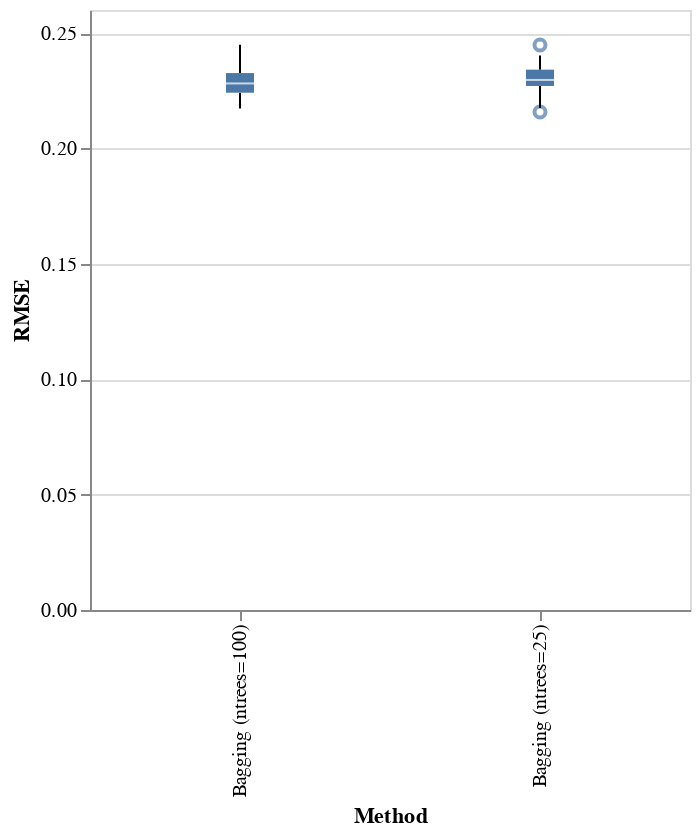

Source (notebook cell):
### Markdown cell above
This looks promising! But what do the statistics tell us?

### Code cell
import altair as alt

alt.Chart(results).mark_boxplot().encode(
    alt.Y("RMSE:Q"),
    x='Method',
).properties(width=300)

### Figure 1 — Vega-Lite specification as saved in the notebook (floating-point values rounded to 4 significant figures)
{"config": {"view": {"continuousWidth": 400, "continuousHeight": 300}}, "data": {"name": "data-fe674fbc808d6171624372f3e5a08cb2"}, "mark": "boxplot", "encoding": {"x": {"field": "Method", "type": "nominal"}, "y": {"field": "RMSE", "type": "quantitative"}}, "width": 300, "$schema": "https://vega.github.io/schema/vega-lite/v4.17.0.json", "datasets": {"data-fe674fbc808d6171624372f3e5a08cb2": [{"RMSE": 0.2178, "Method": "Bagging (ntrees=100)"}, {"RMSE": 0.2322, "Method": "Bagging (ntrees=100)"}, {"RMSE": 0.2286, "Method": "Bagging (ntrees=100)"}, {"RMSE": 0.2203, "Method": "Bagging (ntrees=100)"}, {"RMSE": 0.2232, "Method": "Bagging (ntrees=100)"}, {"RMSE": 0.2293, "Method": "Bagging (ntrees=100)"}, {"RMSE": 0.2389, "Method": "Bagging (ntrees=100)"}, {"RMSE": 0.2253, "Method": "Bagging (ntrees=100)"}, {"RMSE": 0.2277, "Method": "Bagging (ntrees=100)"}, {"RMSE": 0.2356, "Method": "Bagging (ntrees=100)"}, {"RMSE": 0.2386, "Method": "Bagging (ntrees=100)"}, {"RMSE": 0.2258, "Method": "Bagging (ntrees=100)"}, {"RMSE": 0.2292, "Method": "Bagging (ntrees=100)"}, {"RMSE": 0.2286, "Method": "Bagging (ntrees=100)"}, {"RMSE": 0.2231, "Method": "Bagging (ntrees=100)"}, {"RMSE": 0.2267, "Method": "Bagging (ntrees=100)"}, {"RMSE": 0.2351, "Method": "Bagging (ntrees=100)"}, {"RMSE": 0.2249, "Method": "Bagging (ntrees=100)"}, {"RMSE": 0.2259, "Method": "Bagging (ntrees=100)"}, {"RMSE": 0.2192, "Method": "Bagging (ntrees=100)"}, {"RMSE": 0.2238, "Method": "Bagging (ntrees=100)"}, {"RMSE": 0.2276, "Method": "Bagging (ntrees=100)"}, {"RMSE": 0.2309, "Method": "Bagging (ntrees=100)"}, {"RMSE": 0.2275, "Method": "Bagging (ntrees=100)"}, {"RMSE": 0.2276, "Method": "Bagging (ntrees=100)"}, {"RMSE": 0.2343, "Method": "Bagging (ntrees=100)"}, {"RMSE": 0.2231, "Method": "Bagging (ntrees=100)"}, {"RMSE": 0.2311, "Method": "Bagging (ntrees=100)"}, {"RMSE": 0.2328, "Method": "Bagging (ntrees=100)"}, {"RMSE": 0.2381, "Method": "Bagging (ntrees=100)"}, {"RMSE": 0.2337, "Method": "Bagging (ntrees=100)"}, {"RMSE": 0.2239, "Method": "Bagging (ntrees=100)"}, {"RMSE": 0.2215, "Method": "Bagging (ntrees=100)"}, {"RMSE": 0.2292, "Method": "Bagging (ntrees=100)"}, {"RMSE": 0.219, "Method": "Bagging (ntrees=100)"}, {"RMSE": 0.2336, "Method": "Bagging (ntrees=100)"}, {"RMSE": 0.2298, "Method": "Bagging (ntrees=100)"}, {"RMSE": 0.2226, "Method": "Bagging (ntrees=100)"}, {"RMSE": 0.2264, "Method": "Bagging (ntrees=100)"}, {"RMSE": 0.2449, "Method": "Bagging (ntrees=100)"}, {"RMSE": 0.2263, "Method": "Bagging (ntrees=100)"}, {"RMSE": 0.2338, "Method": "Bagging (ntrees=100)"}, {"RMSE": 0.2288, "Method": "Bagging (ntrees=100)"}, {"RMSE": 0.2302, "Method": "Bagging (ntrees=100)"}, {"RMSE": 0.2269, "Method": "Bagging (ntrees=100)"}, {"RMSE": 0.2305, "Method": "Bagging (ntrees=100)"}, {"RMSE": 0.2396, "Method": "Bagging (ntrees=100)"}, {"RMSE": 0.2344, "Method": "Bagging (ntrees=100)"}, {"RMSE": 0.2173, "Method": "Bagging (ntrees=100)"}, {"RMSE": 0.2178, "Method": "Bagging (ntrees=100)"}, {"RMSE": 0.2175, "Method": "Bagging (ntrees=25)"}, {"RMSE": 0.2306, "Method": "Bagging (ntrees=25)"}, {"RMSE": 0.229, "Method": "Bagging (ntrees=25)"}, {"RMSE": 0.2224, "Method": "Bagging (ntrees=25)"}, {"RMSE": 0.2256, "Method": "Bagging (ntrees=25)"}, {"RMSE": 0.2336, "Method": "Bagging (ntrees=25)"}, {"RMSE": 0.2403, "Method": "Bagging (ntrees=25)"}, {"RMSE": 0.2276, "Method": "Bagging (ntrees=25)"}, {"RMSE": 0.232, "Method": "Bagging (ntrees=25)"}, {"RMSE": 0.2375, "Method": "Bagging (ntrees=25)"}, {"RMSE": 0.2401, "Method": "Bagging (ntrees=25)"}, {"RMSE": 0.2295, "Method": "Bagging (ntrees=25)"}, {"RMSE": 0.2298, "Method": "Bagging (ntrees=25)"}, {"RMSE": 0.2327, "Method": "Bagging (ntrees=25)"}, {"RMSE": 0.2254, "Method": "Bagging (ntrees=25)"}, {"RMSE": 0.2272, "Method": "Bagging (ntrees=25)"}, {"RMSE": 0.2358, "Method": "Bagging (ntrees=25)"}, {"RMSE": 0.2271, "Method": "Bagging (ntrees=25)"}, {"RMSE": 0.2291, "Method": "Bagging (ntrees=25)"}, {"RMSE": 0.2227, "Method": "Bagging (ntrees=25)"}, {"RMSE": 0.2259, "Method": "Bagging (ntrees=25)"}, {"RMSE": 0.228, "Method": "Bagging (ntrees=25)"}, {"RMSE": 0.2338, "Method": "Bagging (ntrees=25)"}, {"RMSE": 0.2295, "Method": "Bagging (ntrees=25)"}, {"RMSE": 0.2278, "Method": "Bagging (ntrees=25)"}, {"RMSE": 0.2373, "Method": "Bagging (ntrees=25)"}, {"RMSE": 0.2276, "Method": "Bagging (ntrees=25)"}, {"RMSE": 0.2326, "Method": "Bagging (ntrees=25)"}, {"RMSE": 0.2363, "Method": "Bagging (ntrees=25)"}, {"RMSE": 0.2381, "Method": "Bagging (ntrees=25)"}, {"RMSE": 0.2349, "Method": "Bagging (ntrees=25)"}, {"RMSE": 0.2258, "Method": "Bagging (ntrees=25)"}, {"RMSE": 0.2261, "Method": "Bagging (ntrees=25)"}, {"RMSE": 0.2302, "Method": "Bagging (ntrees=25)"}, {"RMSE": 0.2188, "Method": "Bagging (ntrees=25)"}, {"RMSE": 0.2343, "Method": "Bagging (ntrees=25)"}, {"RMSE": 0.2311, "Method": "Bagging (ntrees=25)"}, {"RMSE": 0.2249, "Method": "Bagging (ntrees=25)"}, {"RMSE": 0.2283, "Method": "Bagging (ntrees=25)"}, {"RMSE": 0.2448, "Method": "Bagging (ntrees=25)"}, {"RMSE": 0.2296, "Method": "Bagging (ntrees=25)"}, {"RMSE": 0.2349, "Method": "Bagging (ntrees=25)"}, {"RMSE": 0.2303, "Method": "Bagging (ntrees=25)"}, {"RMSE": 0.2337, "Method": "Bagging (ntrees=25)"}, {"RMSE": 0.2285, "Method": "Bagging (ntrees=25)"}, {"RMSE": 0.2327, "Method": "Bagging (ntrees=25)"}, {"RMSE": 0.2391, "Method": "Bagging (ntrees=25)"}, {"RMSE": 0.2375, "Method": "Bagging (ntrees=25)"}, {"RMSE": 0.2158, "Method": "Bagging (ntrees=25)"}, {"RMSE": 0.2198, "Method": "Bagging (ntrees=25)"}]}}
